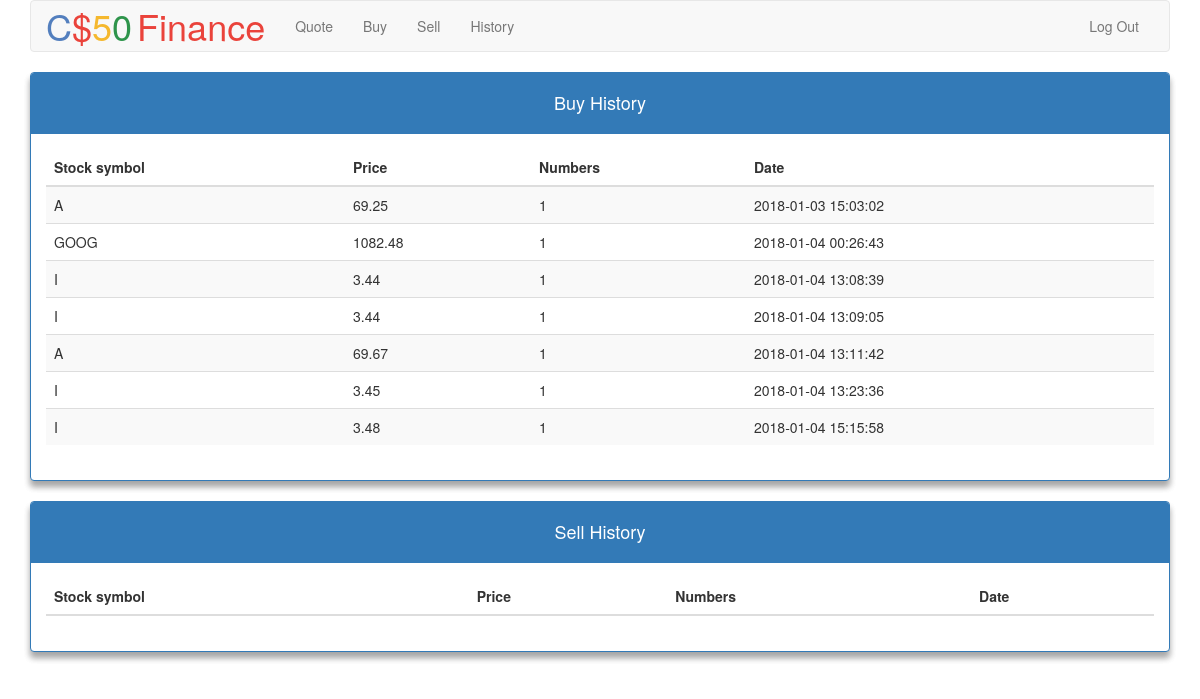
The app's page /history (signed in) with its own data.
### tables this page shows
CREATE TABLE buy_history (buy_id INTEGER PRIMARY KEY AUTOINCREMENT UNIQUE NOT NULL, user_id INTEGER NOT NULL, stock_symbol TEXT NOT NULL, price FLOAT NOT NULL, number_share INTEGER,  date_time TEXT NOT NULL,  FOREIGN KEY(user_id) REFERENCES users(id));

### application.py (the view)
@app.route("/history")
@login_required
def history():
    user_id = session["user_id"]
    buy_history = db.execute("SELECT * FROM buy_history" +
                             " WHERE user_id=:user_id",
                             user_id=user_id)
    sell_history = db.execute("SELECT * FROM sell_history" +
                              " WHERE user_id=:user_id",
                              user_id=user_id)
    return render_template("history.html",
                           buy_history=buy_history,
                           sell_history=sell_history)

### helpers.py (called while the page is built)
def login_required(f):
    @wraps(f)
    def decorated_function(*args, **kwargs):
        if session.get("user_id") is None:
            return redirect("/login")
        return f(*args, **kwargs)
    return decorated_function

### templates/history.html (shortened to what this page needs)
{% extends "layout.html" %}
{% block main %}
    <div class="panel panel-primary">
        <div class="panel-heading">
            <h4>Buy History</h4>
        </div>
        <div class="panel-body">
            <table class="table table-striped">
                <thead>
                    <tr>
                        <th>Stock symbol</th>
                        <th>Price</th>
                        <th>Numbers</th>
                        <th>Date</th>
                    </tr>
                </thead>
                <tbody>
                    {% for row in buy_history %}
                    <tr>
                        <td>{{ row.stock_symbol }}</td>
                        <td>{{ row.price }}</td>
                        <td>{{ row.number_share }}</td>
                        <td>{{ row.date_time }}</td>
                    </tr>
                    {% endfor %}
                </tbody>
            </table>
        </div>
    </div>
    <div class="panel panel-primary">
        <div class="panel-heading">
            <h4>Sell History</h4>
        </div>
        <div class="panel-body">
            <table class="table table-striped">
                <thead>
                    <tr>
                        <th>Stock symbol</th>
                        <th>Price</th>
                        <th>Numbers</th>
                        <th>Date</th>
                    </tr>
                </thead>
            </table>
        </div>
    </div>
{% endblock %}

### static/styles.css (style rules this page uses)
main td { text-align: left; }
.panel { box-shadow : 0 0.5vw 0.5vw 0 rgba(0, 0, 0, 0.2), 0 0.5vw 0.5vw 0 rgba(0, 0, 0, 0.19); }

### records on screen
buy_history: stock_symbol "A", price "69.25", number_share "1", date_time "2018-01-03 15:03:02"
buy_history: stock_symbol "GOOG", price "1082.48", number_share "1", date_time "2018-01-04 00:26:43"
buy_history: stock_symbol "I", price "3.44", number_share "1", date_time "2018-01-04 13:08:39"
buy_history: stock_symbol "I", price "3.44", number_share "1", date_time "2018-01-04 13:09:05"
buy_history: stock_symbol "A", price "69.67", number_share "1", date_time "2018-01-04 13:11:42"
buy_history: stock_symbol "I", price "3.45", number_share "1", date_time "2018-01-04 13:23:36"
buy_history: stock_symbol "I", price "3.48", number_share "1", date_time "2018-01-04 15:15:58"
